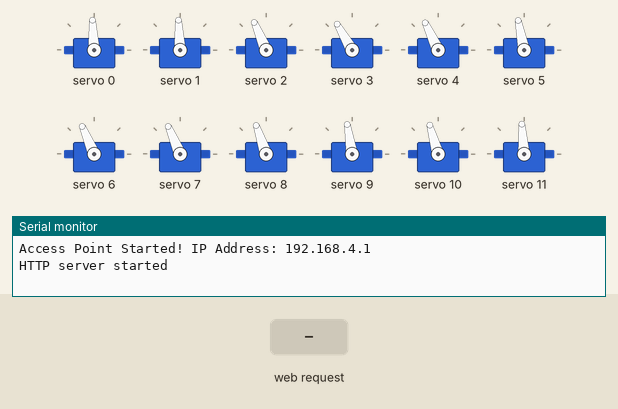
The sketch below on a simulated ESP32. On the bench: 12 × servo, the last lines printed to the serial monitor. Inputs (shaded band) come from the test bench.

Above: at 2.1 s.
2.2 s: HTTP request GET /startpushups received
At 3.4 s:
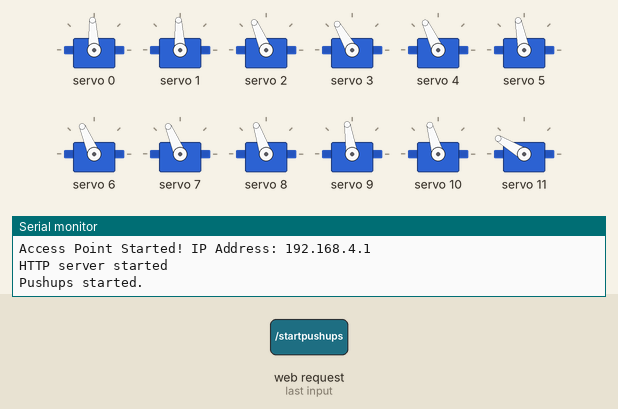
4.6 s: HTTP request GET /setall received
At 6.9 s:
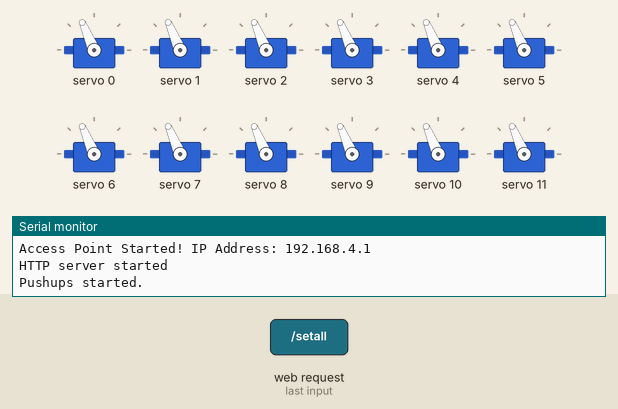
7.4 s: HTTP request GET /startexercise received
At 9.38 s:
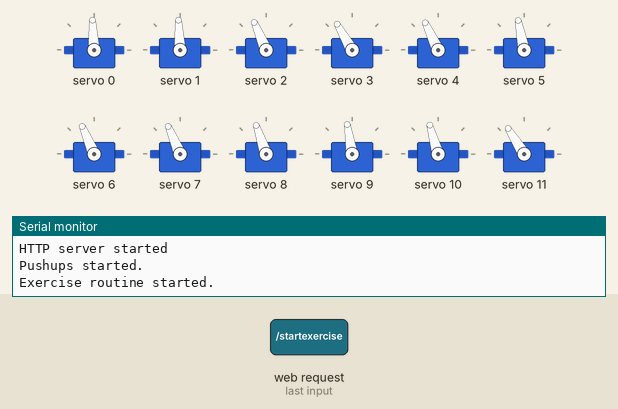
10.4 s: HTTP request GET /handsup received
At 11.9 s:
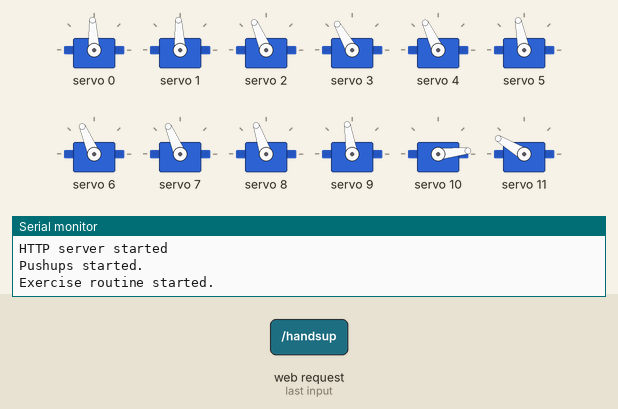
12.8 s: HTTP request GET /stand received
At 13.29 s:
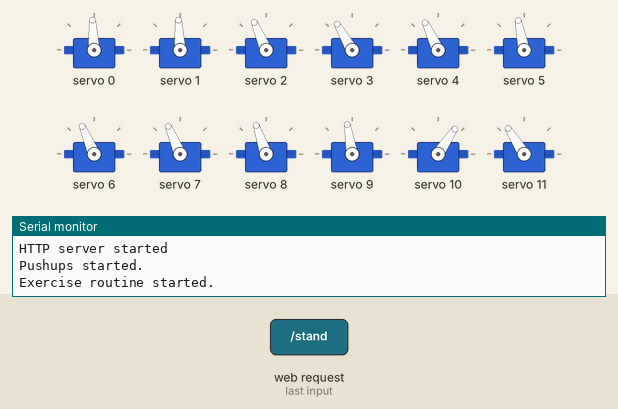
15.2 s: HTTP request GET /set?servo=1&angle=1 received
At 16.0 s:
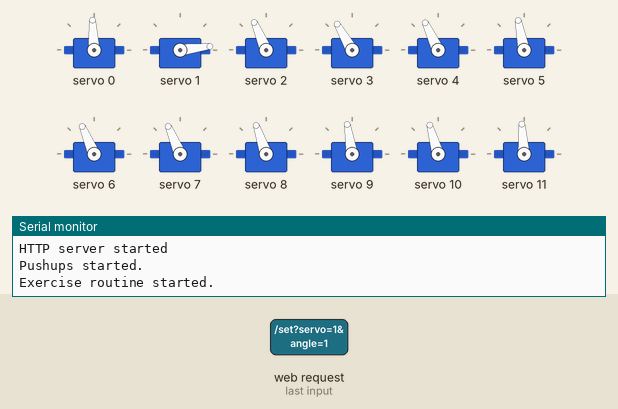
Timing chart, 0 to 17.7 s (numbered marks = the images above; inputs shaded):
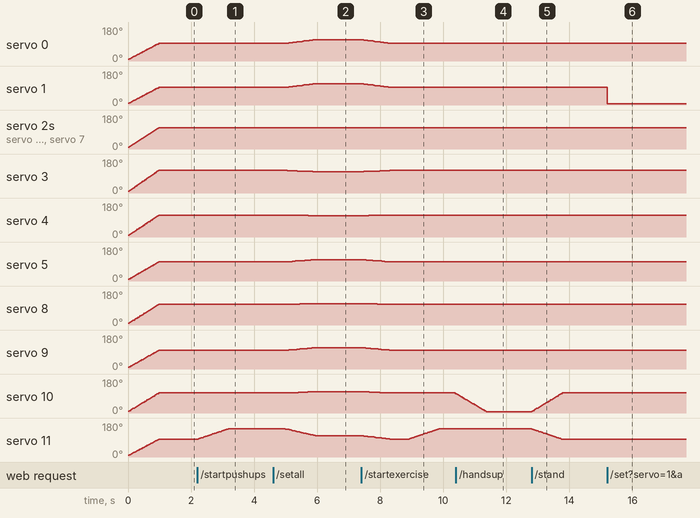

Measured:
- after the input at 2.2 s, servo 11: moves from 94° to 149° over 0.97 s, starting at once
- after the input at 4.6 s, servo 0, servo 1: moves from 93° to 113° over 0.92 s, starting after 0.40 s
- after the input at 7.4 s, servo 0, servo 1: moves from 113° to 93° over 0.91 s, starting at once
- after the input at 10.4 s, servo 11: stays 149° (without the input it goes to 148° after 1.5 s)
- after the input at 12.8 s, servo 10: moves from 6° to 106° over 0.96 s, starting at once; servo 11: moves from 149° to 94° over 0.96 s, starting at once
- after the input at 15.2 s, servo 1: 93° → 7° at once

The sketch:

WORKINGPUSHUP.ino
```cpp
#include <WiFi.h>
#include <WebServer.h>
#include <Wire.h>
#include <Adafruit_PWMServoDriver.h>

// Wi-Fi Access Point Credentials
const char* ssid = "Humanoid_Robot_AP";
const char* password = "robotpassword123";

WebServer server(80);
Adafruit_PWMServoDriver pca = Adafruit_PWMServoDriver();

#define SERVOMIN  125 // ~0 degrees
#define SERVOMAX  575 // ~180 degrees
#define TOTAL_SERVOS 16

// Joint/Servo Labels for 16 channels
String servoNames[TOTAL_SERVOS] = {
  "0: Right Hip Yaw", "1: Right Hip Roll", "2: Right Hip Pitch",
  "3: Right Knee", "4: Right Ankle Pitch", "5: Left Hip Yaw",
  "6: Left Hip Roll", "7: Left Hip Pitch", "8: Left Knee",
  "9: Left Ankle Pitch", "10: Right Shoulder", "11: Right Elbow",
  "12: Left Shoulder", "13: Left Elbow", "14: Head/Waist", "15: Extra / Gripper"
};

int servoAngles[TOTAL_SERVOS]; // Store current angles

// Preset Angle Arrays
int standAngles[TOTAL_SERVOS]       = {73, 73, 90, 96, 92, 80, 90, 90, 87, 78, 84, 74, 79, 77, 75, 79};
int handsFrontAngles[TOTAL_SERVOS]  = {73, 73, 90, 96, 92, 80, 90, 90, 87, 78, 84, 121, 79, 77, 21, 79};
int handsUpAngles[TOTAL_SERVOS]     = {73, 73, 90, 96, 92, 80, 90, 90, 87, 78, 0, 121, 79, 162, 21, 79};
int all90Angles[TOTAL_SERVOS]       = {90, 90, 90, 90, 90, 90, 90, 90, 90, 90, 90, 90, 90, 90, 90, 90};

// Pushup Frame Arrays
int pushupFrameA[TOTAL_SERVOS];
int pushupFrameB[TOTAL_SERVOS];

// Loop Flags
bool pushupActive = false;
bool exerciseActive = false;

int angleToPulse(int angle) {
  angle = constrain(angle, 0, 180);
  return map(angle, 0, 180, SERVOMIN, SERVOMAX);
}

// Smooth transition function that is interruptible by active loops
bool smoothTransitionInterruptible(int targetArray[]) {
  int steps = 40;       // Number of incremental steps
  int stepDelay = 15;   // Delay per step

  float startAngles[TOTAL_SERVOS];
  for (int i = 0; i < TOTAL_SERVOS; i++) {
    startAngles[i] = servoAngles[i];
  }

  for (int step = 1; step <= steps; step++) {
    server.handleClient(); // Keep web server active and responsive

    // Abort if loops were stopped
    if (!pushupActive && !exerciseActive && (targetArray == pushupFrameA || targetArray == pushupFrameB)) {
      return false;
    }
    if (!exerciseActive && (targetArray == standAngles || targetArray == handsFrontAngles || targetArray == handsUpAngles)) {
      // If running exercise routine, check flag
      // (Handled via specific checks)
    }

    for (int i = 0; i < TOTAL_SERVOS; i++) {
      float interp = startAngles[i] + (targetArray[i] - startAngles[i]) * ((float)step / steps);
      servoAngles[i] = round(interp);
      pca.setPWM(i, 0, angleToPulse(servoAngles[i]));
    }
    delay(stepDelay);
  }
  return true;
}

// Standard smooth transition for presets
void smoothTransition(int targetArray[]) {
  int steps = 40;
  int stepDelay = 15;
  float startAngles[TOTAL_SERVOS];
  for (int i = 0; i < TOTAL_SERVOS; i++) {
    startAngles[i] = servoAngles[i];
  }
  for (int step = 1; step <= steps; step++) {
    for (int i = 0; i < TOTAL_SERVOS; i++) {
      float interp = startAngles[i] + (targetArray[i] - startAngles[i]) * ((float)step / steps);
      servoAngles[i] = round(interp);
      pca.setPWM(i, 0, angleToPulse(servoAngles[i]));
    }
    delay(stepDelay);
  }
}

void handleRoot() {
  String html = "<!DOCTYPE html><html><head>";
  html += "<meta name='viewport' content='width=device-width, initial-scale=1'>";
  html += "<style>";
  html += "body { font-family: Arial, sans-serif; background: #121212; color: #e0e0e0; text-align: center; margin: 0; padding: 10px; }";
  html += "h1 { font-size: 22px; color: #00bcd4; margin-bottom: 5px; }";
  html += "h3 { font-size: 14px; color: #888; margin-top: 0; }";
  html += ".preset-container { max-width: 400px; margin: 0 auto 15px auto; display: flex; flex-direction: column; gap: 8px; }";
  html += ".master-btn { color: white; border: none; padding: 12px 20px; font-size: 15px; font-weight: bold; border-radius: 8px; cursor: pointer; width: 100%; box-shadow: 0 4px 6px rgba(0,0,0,0.3); }";
  html += ".master-btn:active { opacity: 0.8; }";
  html += ".card { background: #1e1e1e; padding: 12px; margin: 8px auto; border-radius: 10px; max-width: 400px; box-shadow: 0 2px 5px rgba(0,0,0,0.5); text-align: left; }";
  html += ".label { font-size: 14px; font-weight: bold; margin-bottom: 6px; color: #fff; display: flex; justify-content: space-between; }";
  html += ".controls { display: flex; align-items: center; gap: 6px; flex-wrap: wrap; }";
  html += "input[type=range] { flex-grow: 1; accent-color: #00bcd4; height: 8px; }";
  html += "input[type=number] { width: 45px; background: #2c2c2c; color: #fff; border: 1px solid #444; padding: 5px; text-align: center; border-radius: 4px; font-size: 14px; }";
  html += "button.btn-step, button.btn-set { background: #333; color: white; border: 1px solid #555; padding: 5px 8px; border-radius: 4px; cursor: pointer; font-weight: bold; }";
  html += "button.btn-set { background: #00bcd4; border: none; color: #000; }";
  html += "button.btn-step:active { background: #555; }";
  html += "</style></head><body>";

  html += "<h1>16-DOF Humanoid Control</h1>";
  html += "<h3>ESP32 Local Access Point Dashboard</h3>";

  // Master Preset & Routine Buttons
  html += "<div class='preset-container'>";
  html += "<button class='master-btn' style='background: #ff9800;' onclick='sendPreset(\"/setall\")'>SET ALL TO 90&deg;</button>";
  html += "<button class='master-btn' style='background: #4caf50;' onclick='sendPreset(\"/stand\")'>STAND ROBOT</button>";
  html += "<button class='master-btn' style='background: #2196f3;' onclick='sendPreset(\"/handsfront\")'>HANDS FRONT</button>";
  html += "<button class='master-btn' style='background: #9c27b0;' onclick='sendPreset(\"/handsup\")'>HANDS UP</button>";
  html += "<button class='master-btn' style='background: #e91e63;' onclick='sendPreset(\"/startpushups\")'>START PUSHUPS</button>";
  html += "<button class='master-btn' style='background: #f44336;' onclick='sendPreset(\"/stoppushups\")'>STOP PUSHUPS</button>";
  html += "<button class='master-btn' style='background: #009688;' onclick='sendPreset(\"/startexercise\")'>START EXERCISE</button>";
  html += "<button class='master-btn' style='background: #795548;' onclick='sendPreset(\"/stopexercise\")'>STOP EXERCISE</button>";
  html += "</div>";

  // Generate individual controls for all 16 servos
  for (int i = 0; i < TOTAL_SERVOS; i++) {
    html += "<div class='card'>";
    html += "<div class='label'><span>" + servoNames[i] + "</span><span id='val_" + String(i) + "'>" + String(servoAngles[i]) + "&deg;</span></div>";
    html += "<div class='controls'>";

    html += "<button class='btn-step' onclick='stepServo(" + String(i) + ", -1)'>-</button>";
    html += "<input type='range' id='slider_" + String(i) + "' min='0' max='180' value='" + String(servoAngles[i]) + "' oninput='updateVal(" + String(i) + ", this.value)' onchange='sendAngle(" + String(i) + ", this.value)'>";
    html += "<button class='btn-step' onclick='stepServo(" + String(i) + ", 1)'>+</button>";
    html += "<input type='number' id='num_" + String(i) + "' min='0' max='180' value='" + String(servoAngles[i]) + "'>";
    html += "<button class='btn-set' onclick='setDirect(" + String(i) + ")'>Set</button>";

    html += "</div></div>";
  }

  // JavaScript
  html += "<script>";
  html += "function updateVal(id, val) { document.getElementById('val_' + id).innerText = val + '°'; document.getElementById('num_' + id).value = val; document.getElementById('slider_' + id).value = val; }";
  html += "function sendAngle(id, val) { fetch('/set?servo=' + id + '&angle=' + val); }";
  html += "function setDirect(id) { var val = document.getElementById('num_' + id).value; if(val>=0 && val<=180){ updateVal(id, val); sendAngle(id, val); } }";
  html += "function stepServo(id, delta) { var slider = document.getElementById('slider_' + id); var newVal = parseInt(slider.value) + delta; if(newVal>=0 && newVal<=180){ updateVal(id, newVal); sendAngle(id, newVal); } }";
  html += "function sendPreset(route) { fetch(route); }";
  html += "</script>";

  html += "</body></html>";
  server.send(200, "text/html", html);
}

void stopAllLoops() {
  pushupActive = false;
  exerciseActive = false;
}

void handleSet() {
  stopAllLoops();
  if (server.hasArg("servo") && server.hasArg("angle")) {
    int servoID = server.arg("servo").toInt();
    int angle = server.arg("angle").toInt();

    if (servoID >= 0 && servoID < TOTAL_SERVOS && angle >= 0 && angle <= 180) {
      servoAngles[servoID] = angle;
      pca.setPWM(servoID, 0, angleToPulse(angle));
    }
  }
  server.send(200, "text/plain", "OK");
}

void handleSetAll() {
  stopAllLoops();
  smoothTransition(all90Angles);
  server.send(200, "text/plain", "OK");
}

void handleStand() {
  stopAllLoops();
  smoothTransition(standAngles);
  server.send(200, "text/plain", "OK");
}

void handleHandsFront() {
  stopAllLoops();
  smoothTransition(handsFrontAngles);
  server.send(200, "text/plain", "OK");
}

void handleHandsUp() {
  stopAllLoops();
  smoothTransition(handsUpAngles);
  server.send(200, "text/plain", "OK");
}

void handleStartPushups() {
  stopAllLoops();
  pushupActive = true;
  Serial.println("Pushups started.");
  server.send(200, "text/plain", "OK");
}

void handleStopPushups() {
  pushupActive = false;
  Serial.println("Pushups stopped.");
  server.send(200, "text/plain", "OK");
}

void handleStartExercise() {
  stopAllLoops();
  exerciseActive = true;
  Serial.println("Exercise routine started.");
  server.send(200, "text/plain", "OK");
}

void handleStopExercise() {
  exerciseActive = false;
  Serial.println("Exercise routine stopped.");
  server.send(200, "text/plain", "OK");
}

void setup() {
  Serial.begin(115200);
  Wire.begin(21, 22); // ESP32 I2C pins

  pca.begin();
  pca.setPWMFreq(50); // 50Hz for analog servos

  // Initialize pushup frames
  for (int i = 0; i < TOTAL_SERVOS; i++) {
    pushupFrameA[i] = handsFrontAngles[i];
    pushupFrameB[i] = handsFrontAngles[i];
  }
  pushupFrameA[12] = 145;
  pushupFrameA[15] = 17;
  pushupFrameB[12] = 56;
  pushupFrameB[15] = 103;

  // Initialize with Stand preset on startup
  smoothTransition(standAngles);

  // Set up Wi-Fi Access Point
  WiFi.softAP(ssid, password);
  Serial.println();
  Serial.print("Access Point Started! IP Address: ");
  Serial.println(WiFi.softAPIP());

  // Define Web Server Routes
  server.on("/", handleRoot);
  server.on("/set", handleSet);
  server.on("/setall", handleSetAll);
  server.on("/stand", handleStand);
  server.on("/handsfront", handleHandsFront);
  server.on("/handsup", handleHandsUp);
  server.on("/startpushups", handleStartPushups);
  server.on("/stoppushups", handleStopPushups);
  server.on("/startexercise", handleStartExercise);
  server.on("/stopexercise", handleStopExercise);

  server.begin();
  Serial.println("HTTP server started");
}

void loop() {
  server.handleClient(); // Handle incoming web client requests

  // Continuous pushup loop
  if (pushupActive) {
    if (smoothTransitionInterruptible(pushupFrameA)) {
      delay(400);
      if (pushupActive && smoothTransitionInterruptible(pushupFrameB)) {
        delay(400);
      }
    }
  }

  // Continuous exercise routine loop (Stand -> Hands Front -> Hands Up)
  if (exerciseActive) {
    // 1. Stand Position
    int steps = 40;
    int stepDelay = 15;

    // Smooth transition to standAngles with abort check
    bool completed = true;
    float startAngles[TOTAL_SERVOS];
    for(int i=0; i<TOTAL_SERVOS; i++) startAngles[i] = servoAngles[i];
    for(int step=1; step<=steps; step++) {
      server.handleClient();
      if(!exerciseActive) { completed = false; break; }
      for(int i=0; i<TOTAL_SERVOS; i++) {
        servoAngles[i] = round(startAngles[i] + (standAngles[i] - startAngles[i]) * ((float)step/steps));
        pca.setPWM(i, 0, angleToPulse(servoAngles[i]));
      }
      delay(stepDelay);
    }

    if (completed) {
      delay(500); // Pause at Stand

      // 2. Hands Front Position
      for(int i=0; i<TOTAL_SERVOS; i++) startAngles[i] = servoAngles[i];
      for(int step=1; step<=steps; step++) {
        server.handleClient();
        if(!exerciseActive) { completed = false; break; }
        for(int i=0; i<TOTAL_SERVOS; i++) {
          servoAngles[i] = round(startAngles[i] + (handsFrontAngles[i] - startAngles[i]) * ((float)step/steps));
          pca.setPWM(i, 0, angleToPulse(servoAngles[i]));
        }
        delay(stepDelay);
      }
    }

    if (completed) {
      delay(500); // Pause at Hands Front

      // 3. Hands Up Position
      for(int i=0; i<TOTAL_SERVOS; i++) startAngles[i] = servoAngles[i];
      for(int step=1; step<=steps; step++) {
        server.handleClient();
        if(!exerciseActive) { completed = false; break; }
        for(int i=0; i<TOTAL_SERVOS; i++) {
          servoAngles[i] = round(startAngles[i] + (handsUpAngles[i] - startAngles[i]) * ((float)step/steps));
          pca.setPWM(i, 0, angleToPulse(servoAngles[i]));
        }
        delay(stepDelay);
      }
    }

    if (completed) {
      delay(500); // Pause at Hands Up before repeating loop
    }
  }
}
```
